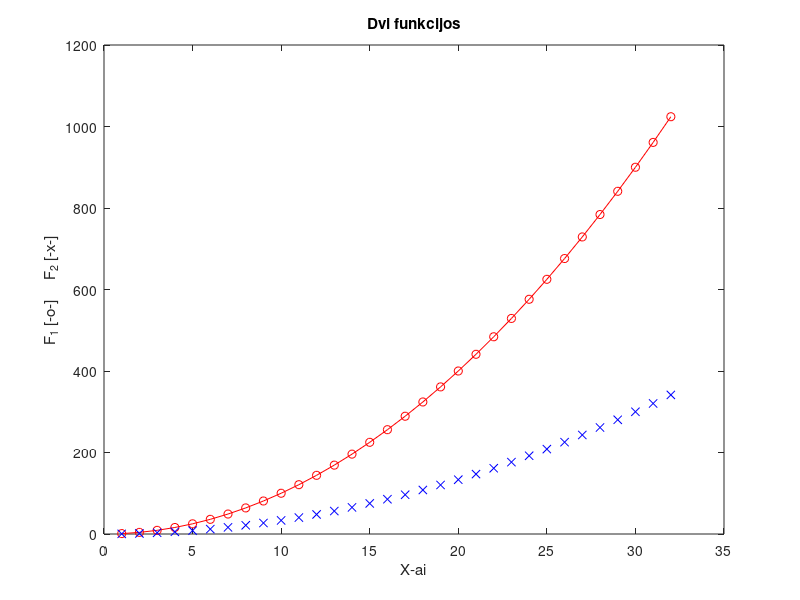

This chart was generated by the following MATLAB code:
% 2026-09-09 Var.4 Georgij Moisejev
x = 1:32;
y = x.^2;

plot(x, y, 'o-r', x, y/3, 'xb')
title('Dvi funkcijos')
xlabel('X-ai')
ylabel('F_1 [-o-]     F_2 [-x-]')


N = 4;
v = N+1:0.5:N+4;
A = [N N+1 N+2;
     N+3 N+4 N+5;
     N+6 N+7 N+8];

a = A(3,2);
b = A(2:3,1:2);
c = A([1 3],[1 3]);

D = [A; v(1:3)];
